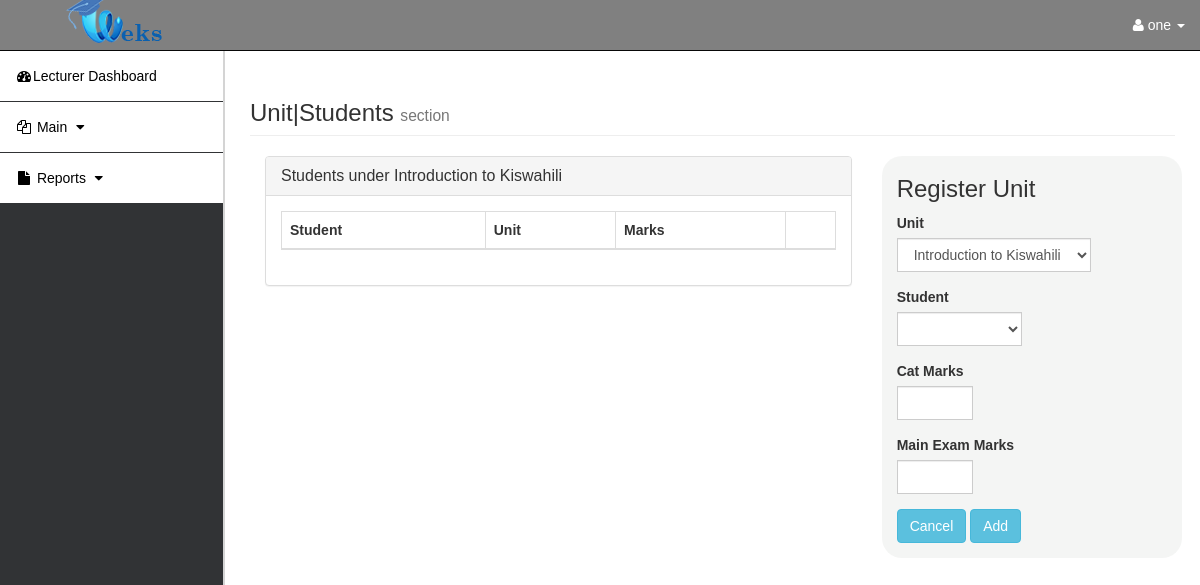
The app's page /rms.php?page=unit_students&id=5 (signed in), older data.
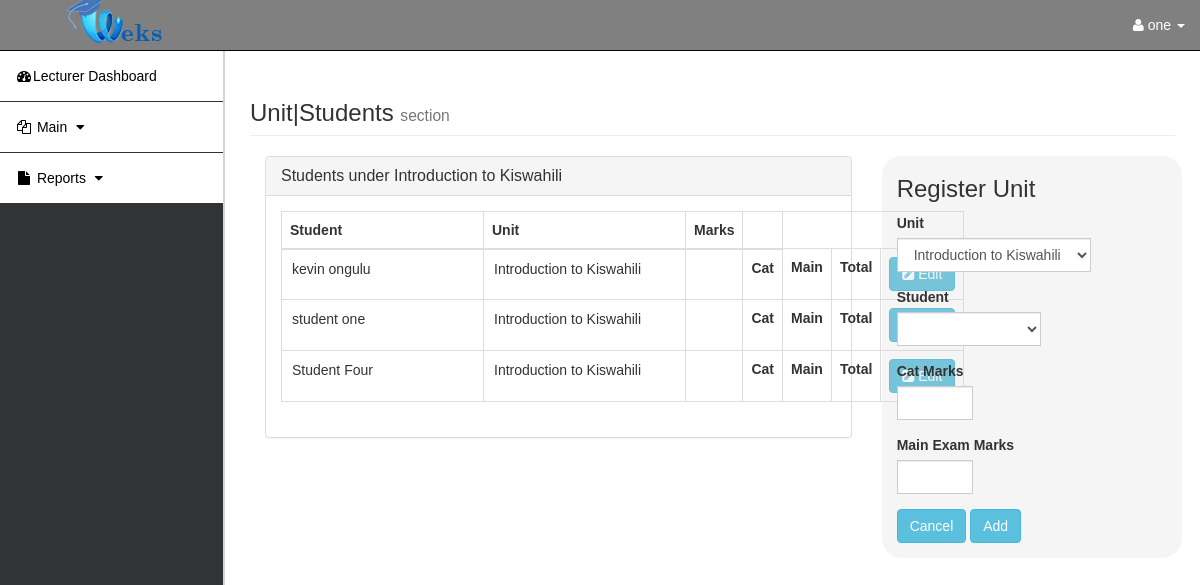
The same page, newer data.
### tables this page shows
CREATE TABLE `registered_units` (
  `id` int(10) NOT NULL,
  `student` int(10) NOT NULL,
  `unit` int(10) NOT NULL,
  `date_registered` datetime NOT NULL DEFAULT current_timestamp(),
  `marks` int(3) DEFAULT NULL,
  `date_updated` datetime NOT NULL,
  `school_year` int(10) NOT NULL DEFAULT 1,
  `semester` int(10) NOT NULL DEFAULT 1,
  `study_year` int(10) NOT NULL DEFAULT 1,
  `cat_marks` int(3) DEFAULT NULL,
  `main_exam_marks` int(3) DEFAULT NULL
);

CREATE TABLE `user` (
  `USER_ID` int(11) NOT NULL,
  `LASTNAME` varchar(30) NOT NULL,
  `FIRSTNAME` varchar(30) NOT NULL,
  `MIDDLE_NAME` varchar(100) NOT NULL,
  `USERNAME` varchar(100) NOT NULL,
  `USER_TYPE` varchar(15) NOT NULL,
  `ADDRESS` varchar(255) NOT NULL,
  `GENDER` varchar(10) NOT NULL,
  `DOB` date NOT NULL DEFAULT current_timestamp(),
  `EMAIL` varchar(100) NOT NULL,
  `PASSWORD` varchar(255) NOT NULL DEFAULT '0192023a7bbd73250516f069df18b500'
);

CREATE TABLE `subjects` (
  `SUBJECT_ID` int(11) NOT NULL,
  `SUBJECT` varchar(100) NOT NULL,
  `FOR` int(10) DEFAULT NULL,
  `DESCRIPTION` text NOT NULL,
  `LECTURER` int(10) NOT NULL,
  `study_year` int(10) NOT NULL DEFAULT 1,
  `grade` int(10) NOT NULL DEFAULT 1,
  `semester` int(10) DEFAULT NULL
);

### unit_students.php (the view, shortened to what the changed rows need)
<?php
$unit_id=$_GET['id'];
?>
       <div class="col-md-8 " id="s_page">
        <div class="panel panel-default">
        <div class="panel-body">
  <table id="students" class="table table-hover table-bordered">
    <thead>
      <tr>
        <th>Student</th>
        <th>Unit</th>
        <th>Marks</th>
        <th></th>
      </tr>
    </thead>
    <tbody>
    <?php
    include 'db.php';
      if($_SESSION['user_type'] == "LECTURER"){
        $user_id=$_SESSION['ID'];
        $more_sql=" WHERE subjects.LECTURER=$user_id AND unit='$unit_id' ";
      }
    $sql=  mysqli_query($conn, "SELECT registered_units.main_exam_marks,registered_units.cat_marks,registered_units.id,registered_units.marks,subjects.SUBJECT_ID,subjects.SUBJECT,students.STUDENT_ID,user.FIRSTNAME,user.LASTNAME FROM registered_units JOIN students ON registered_units.student=students.STUDENT_ID JOIN subjects ON registered_units.unit=subjects.SUBJECT_ID JOIN user ON students.USER=user.USER_ID $more_sql Order by registered_units.id ASC");
    while($row = mysqli_fetch_assoc($sql)) {
    ?>
      <tr>
        <td><input id="studentname<?php echo $row["id"] ?>"  name="" type="text" style="border:0px" value="<?php echo $row['FIRSTNAME'].' '.$row['LASTNAME'] ?>" readonly></td>
        <td><input id="unitname<?php echo $row["id"] ?>"  name="" type="text" style="border:0px" value="<?php echo $row['SUBJECT'] ?>" readonly></td>
        <td>
          <th>Cat<br><?php echo $row['cat_marks'] ?></th>
          <th>Main<br><?php echo $row['main_exam_marks'] ?></th>
          <th>Total<br><?php echo $row['marks'] ?></th>
        </td>
        <?php if($_SESSION['user_type'] != "STUDENT"){ ?>
        <td><center><a onclick="update_data(<?php echo $row["id"]?>)" class="btn btn-info" ><i class="fa fa-pencil-square" aria-hidden="true"></i> Edit</a></center></td>
        <?php } ?>
      </tr>
      <?php
    }
      ?>
    </tbody>
  </table>
</div>
</div>
</div>

Row changes from the older to the newer data that the page shows:
added registered_units: LASTNAME "kevin ongulu", unit.SUBJECT "Introduction to Kiswahili"
added registered_units: LASTNAME "student one", unit.SUBJECT "Introduction to Kiswahili"
added registered_units: LASTNAME "Student Four", unit.SUBJECT "Introduction to Kiswahili"
